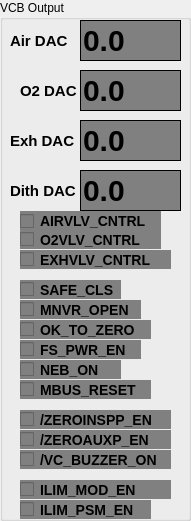
  <widget class="QGroupBox" name="groupBox_6" >
   <property name="geometry" >
    <rect>
     <x>820</x>
     <y>0</y>
     <width>191</width>
     <height>521</height>
    </rect>
   </property>
   <property name="title" >
    <string>VCB Output</string>
   </property>
   <widget class="QLabel" name="label_28" >
    <property name="geometry" >
     <rect>
      <x>10</x>
      <y>30</y>
      <width>71</width>
      <height>22</height>
     </rect>
    </property>
    <property name="styleSheet" >
     <string>QLabel
 {
   border-width: 1px;  
   border-color: black;
   font: bold 15px;
 }
</string>
    </property>
    <property name="text" >
     <string>Air DAC</string>
    </property>
   </widget>
   <widget class="QLabel" name="label_29" >
    <property name="geometry" >
     <rect>
      <x>-60</x>
      <y>10</y>
      <width>71</width>
      <height>21</height>
     </rect>
    </property>
    <property name="text" >
     <string>Total Flow:</string>
    </property>
   </widget>
   <widget class="QLineEdit" name="IDC_DitherDAC" >
    <property name="geometry" >
     <rect>
      <x>80</x>
      <y>170</y>
      <width>101</width>
      <height>41</height>
     </rect>
    </property>
    <property name="styleSheet" >
     <string>QLineEdit
 {
   background-color: gray;
   border-style: outset;
   border-width: 1px;  
   border-color: black;
   font: bold 30px;
   color:  RGB(0, 255, 0);
 }
</string>
    </property>
    <property name="text" >
     <string>0.0</string>
    </property>
   </widget>
   <widget class="QLabel" name="label_30" >
    <property name="geometry" >
     <rect>
      <x>20</x>
      <y>80</y>
      <width>61</width>
      <height>22</height>
     </rect>
    </property>
    <property name="styleSheet" >
     <string>QLabel
 {
   border-width: 1px;  
   border-color: black;
   font: bold 15px;
 }
</string>
    </property>
    <property name="text" >
     <string>O2 DAC</string>
    </property>
   </widget>
   <widget class="QLineEdit" name="IDC_ExhDAC" >
    <property name="geometry" >
     <rect>
      <x>80</x>
      <y>120</y>
      <width>101</width>
      <height>41</height>
     </rect>
    </property>
    <property name="styleSheet" >
     <string>QLineEdit
 {
   background-color: gray;
   border-style: outset;
   border-width: 1px;  
   border-color: black;
   font: bold 30px;
   color:  RGB(0, 255, 0);
 }
</string>
    </property>
    <property name="text" >
     <string>0.0</string>
    </property>
   </widget>
   <widget class="QLineEdit" name="IDC_O2DAC" >
    <property name="geometry" >
     <rect>
      <x>80</x>
      <y>70</y>
      <width>101</width>
      <height>41</height>
     </rect>
    </property>
    <property name="styleSheet" >
     <string>QLineEdit
 {
   background-color: gray;
   border-style: outset;
   border-width: 1px;  
   border-color: black;
   font: bold 30px;
   color:  RGB(0, 255, 0);
 }
</string>
    </property>
    <property name="text" >
     <string>0.0</string>
    </property>
   </widget>
   <widget class="QLineEdit" name="IDC_AirDAC" >
    <property name="geometry" >
     <rect>
      <x>80</x>
      <y>20</y>
      <width>101</width>
      <height>41</height>
     </rect>
    </property>
    <property name="styleSheet" >
     <string>QLineEdit
 {
   background-color: gray;
   border-style: outset;
   border-width: 1px;  
   border-color: black;
   font: bold 30px;
   color:  RGB(0, 255, 0);
 }
</string>
    </property>
    <property name="text" >
     <string>0.0</string>
    </property>
   </widget>
   <widget class="QLabel" name="label_31" >
    <property name="geometry" >
     <rect>
      <x>10</x>
      <y>130</y>
      <width>71</width>
      <height>22</height>
     </rect>
    </property>
    <property name="styleSheet" >
     <string>QLabel
 {
   border-width: 1px;  
   border-color: black;
   font: bold 15px;
 }
</string>
    </property>
    <property name="text" >
     <string>Exh DAC</string>
    </property>
   </widget>
   <widget class="QLabel" name="label_32" >
    <property name="geometry" >
     <rect>
      <x>10</x>
      <y>180</y>
      <width>71</width>
      <height>22</height>
     </rect>
    </property>
    <property name="styleSheet" >
     <string>QLabel
 {
   border-width: 1px;  
   border-color: black;
   font: bold 15px;
 }
</string>
    </property>
    <property name="text" >
     <string>Dith DAC</string>
    </property>
   </widget>
   <widget class="QCheckBox" name="IDC_AIRVLV_CNTRL" >
    <property name="geometry" >
     <rect>
      <x>20</x>
      <y>211</y>
      <width>141</width>
      <height>20</height>
     </rect>
    </property>
    <property name="styleSheet" >
     <string>QCheckBox
 {
   background-color: gray;
   border-style: outset;
   border-width: 0px;  
   border-color: black;
   font: bold 14px;
 }
</string>
    </property>
    <property name="text" >
     <string>AIRVLV_CNTRL</string>
    </property>
   </widget>
   <widget class="QCheckBox" name="IDC_O2VLV_CNTRL" >
    <property name="geometry" >
     <rect>
      <x>20</x>
      <y>230</y>
      <width>141</width>
      <height>19</height>
     </rect>
    </property>
    <property name="styleSheet" >
     <string>QCheckBox
 {
   background-color: gray;
   border-style: outset;
   border-width: 0px;  
   border-color: black;
   font: bold 14px;
 }
</string>
    </property>
    <property name="text" >
     <string>O2VLV_CNTRL</string>
    </property>
   </widget>
   <widget class="QCheckBox" name="IDC_EXHVLV_CNTRL" >
    <property name="geometry" >
     <rect>
      <x>20</x>
      <y>250</y>
      <width>151</width>
      <height>19</height>
     </rect>
    </property>
    <property name="styleSheet" >
     <string>QCheckBox
 {
   background-color: gray;
   border-style: outset;
   border-width: 0px;  
   border-color: black;
   font: bold 14px;
 }
</string>
    </property>
    <property name="text" >
     <string>EXHVLV_CNTRL</string>
    </property>
   </widget>
   <widget class="QCheckBox" name="IDC_SAFE_CLS" >
    <property name="geometry" >
     <rect>
      <x>20</x>
      <y>280</y>
      <width>101</width>
      <height>19</height>
     </rect>
    </property>
    <property name="styleSheet" >
     <string>QCheckBox
 {
   background-color: gray;
   border-style: outset;
   border-width: 0px;  
   border-color: black;
   font: bold 14px;
 }
</string>
    </property>
    <property name="text" >
     <string>SAFE_CLS</string>
    </property>
   </widget>
   <widget class="QCheckBox" name="IDC_MNVR_OPEN" >
    <property name="geometry" >
     <rect>
      <x>20</x>
      <y>300</y>
      <width>121</width>
      <height>19</height>
     </rect>
    </property>
    <property name="styleSheet" >
     <string>QCheckBox
 {
   background-color: gray;
   border-style: outset;
   border-width: 0px;  
   border-color: black;
   font: bold 14px;
 }
</string>
    </property>
    <property name="text" >
     <string>MNVR_OPEN</string>
    </property>
   </widget>
   <widget class="QCheckBox" name="IDC_OK_TO_ZERO" >
    <property name="geometry" >
     <rect>
      <x>20</x>
      <y>320</y>
      <width>131</width>
      <height>19</height>
     </rect>
    </property>
    <property name="styleSheet" >
     <string>QCheckBox
 {
   background-color: gray;
   border-style: outset;
   border-width: 0px;  
   border-color: black;
   font: bold 14px;
 }
</string>
    </property>
    <property name="text" >
     <string>OK_TO_ZERO</string>
    </property>
   </widget>
   <widget class="QCheckBox" name="IDC_FS_PWR_EN" >
    <property name="geometry" >
     <rect>
      <x>20</x>
      <y>340</y>
      <width>121</width>
      <height>19</height>
     </rect>
    </property>
    <property name="styleSheet" >
     <string>QCheckBox
 {
   background-color: gray;
   border-style: outset;
   border-width: 0px;  
   border-color: black;
   font: bold 14px;
 }
</string>
    </property>
    <property name="text" >
     <string>FS_PWR_EN</string>
    </property>
   </widget>
   <widget class="QCheckBox" name="IDC_NEB_ON" >
    <property name="geometry" >
     <rect>
      <x>20</x>
      <y>360</y>
      <width>101</width>
      <height>19</height>
     </rect>
    </property>
    <property name="styleSheet" >
     <string>QCheckBox
 {
   background-color: gray;
   border-style: outset;
   border-width: 0px;  
   border-color: black;
   font: bold 14px;
 }
</string>
    </property>
    <property name="text" >
     <string>NEB_ON</string>
    </property>
   </widget>
   <widget class="QCheckBox" name="IDC_MBUS_RESET" >
    <property name="geometry" >
     <rect>
      <x>20</x>
      <y>380</y>
      <width>131</width>
      <height>19</height>
     </rect>
    </property>
    <property name="styleSheet" >
     <string>QCheckBox
 {
   background-color: gray;
   border-style: outset;
   border-width: 0px;  
   border-color: black;
   font: bold 14px;
 }
</string>
    </property>
    <property name="text" >
     <string>MBUS_RESET</string>
    </property>
   </widget>
   <widget class="QCheckBox" name="IDC_ZEROINSP_EN" >
    <property name="geometry" >
     <rect>
      <x>20</x>
      <y>410</y>
      <width>151</width>
      <height>19</height>
     </rect>
    </property>
    <property name="styleSheet" >
     <string>QCheckBox
 {
   background-color: gray;
   border-style: outset;
   border-width: 0px;  
   border-color: black;
   font: bold 14px;
 }
</string>
    </property>
    <property name="text" >
     <string>/ZEROINSPP_EN</string>
    </property>
   </widget>
   <widget class="QCheckBox" name="IDC_ZEROAUXP_EN" >
    <property name="geometry" >
     <rect>
      <x>20</x>
      <y>430</y>
      <width>151</width>
      <height>19</height>
     </rect>
    </property>
    <property name="styleSheet" >
     <string>QCheckBox
 {
   background-color: gray;
   border-style: outset;
   border-width: 0px;  
   border-color: black;
   font: bold 14px;
 }
</string>
    </property>
    <property name="text" >
     <string>/ZEROAUXP_EN</string>
    </property>
   </widget>
   <widget class="QCheckBox" name="IDC_VC_BUZZER_ON" >
    <property name="geometry" >
     <rect>
      <x>20</x>
      <y>450</y>
      <width>151</width>
      <height>19</height>
     </rect>
    </property>
    <property name="styleSheet" >
     <string>QCheckBox
 {
   background-color: gray;
   border-style: outset;
   border-width: 0px;  
   border-color: black;
   font: bold 14px;
 }
</string>
    </property>
    <property name="text" >
     <string>/VC_BUZZER_ON</string>
    </property>
   </widget>
   <widget class="QCheckBox" name="IDC_ILIM_MOD_EN" >
    <property name="geometry" >
     <rect>
      <x>20</x>
      <y>480</y>
      <width>151</width>
      <height>19</height>
     </rect>
    </property>
    <property name="styleSheet" >
     <string>QCheckBox
 {
   background-color: gray;
   border-style: outset;
   border-width: 0px;  
   border-color: black;
   font: bold 14px;
 }
</string>
    </property>
    <property name="text" >
     <string>ILIM_MOD_EN</string>
    </property>
   </widget>
   <widget class="QCheckBox" name="IDC_ILIM_PSM_EN" >
    <property name="geometry" >
     <rect>
      <x>20</x>
      <y>500</y>
      <width>131</width>
      <height>19</height>
     </rect>
    </property>
    <property name="styleSheet" >
     <string>QCheckBox
 {
   background-color: gray;
   border-style: outset;
   border-width: 0px;  
   border-color: black;
   font: bold 14px;
 }
</string>
    </property>
    <property name="text" >
     <string>ILIM_PSM_EN</string>
    </property>
   </widget>
  </widget>
